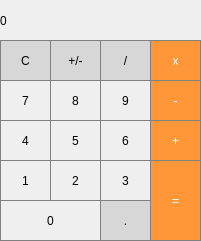
<?xml version="1.0" encoding="UTF-8"?>
<ui version="4.0">
 <class>MainWindow</class>
 <widget class="QMainWindow" name="MainWindow">
  <property name="geometry">
   <rect>
    <x>0</x>
    <y>0</y>
    <width>201</width>
    <height>241</height>
   </rect>
  </property>
  <property name="windowTitle">
   <string>MainWindow</string>
  </property>
  <widget class="QWidget" name="centralWidget">
   <widget class="QLabel" name="label">
    <property name="geometry">
     <rect>
      <x>0</x>
      <y>0</y>
      <width>201</width>
      <height>41</height>
     </rect>
    </property>
    <property name="styleSheet">
     <string notr="true">/* Wynik*/

QLabel {
  qproperty-alignment: 'AlignVCenter | AlignRight';
  border: 1px solid gray;
}

background-color : white;

/* Wynik koniec*/</string>
    </property>
    <property name="text">
     <string>0</string>
    </property>
   </widget>
   <widget class="QPushButton" name="pushButton_czysc">
    <property name="geometry">
     <rect>
      <x>0</x>
      <y>40</y>
      <width>51</width>
      <height>41</height>
     </rect>
    </property>
    <property name="styleSheet">
     <string notr="true">/* (Clear,+/-,%,. buttons) Unary Operations Buttons Stylesheet */

QPushButton {
  background-color: rgb(215, 215, 215);
  border: 1px solid gray;
}
QPushButton:pressed {
    background-color: qlineargradient(x1: 0, y1: 0, x2: 0, y2: 1,
                                      stop: 0 #BEBEBE, stop: 1 #D7D7D7);
}
/* End Unary Operations Buttons Stylesheet */</string>
    </property>
    <property name="text">
     <string>C</string>
    </property>
   </widget>
   <widget class="QPushButton" name="pushButton_znak">
    <property name="geometry">
     <rect>
      <x>50</x>
      <y>40</y>
      <width>51</width>
      <height>41</height>
     </rect>
    </property>
    <property name="styleSheet">
     <string notr="true">/* (Clear,+/-,%,. buttons) Unary Operations Buttons Stylesheet */

QPushButton {
  background-color: rgb(215, 215, 215);
  border: 1px solid gray;
}
QPushButton:pressed {
    background-color: qlineargradient(x1: 0, y1: 0, x2: 0, y2: 1,
                                      stop: 0 #BEBEBE, stop: 1 #D7D7D7);
}
/* End Unary Operations Buttons Stylesheet */</string>
    </property>
    <property name="text">
     <string>+/-</string>
    </property>
   </widget>
   <widget class="QPushButton" name="pushButton_razy">
    <property name="geometry">
     <rect>
      <x>150</x>
      <y>40</y>
      <width>51</width>
      <height>41</height>
     </rect>
    </property>
    <property name="styleSheet">
     <string notr="true">/*Apple style */
QPushButton {
  background-color: rgb(255, 151, 57);
  color: white; 
  border: 1px solid gray;
}

QPushButton:pressed {
    background-color: qlineargradient(x1: 0, y1: 0, x2: 0, y2: 1,
                                      stop: 0 #FF7832, stop: 1 #FF9739);
}</string>
    </property>
    <property name="text">
     <string>x</string>
    </property>
   </widget>
   <widget class="QPushButton" name="pushButton_dziel">
    <property name="geometry">
     <rect>
      <x>100</x>
      <y>40</y>
      <width>51</width>
      <height>41</height>
     </rect>
    </property>
    <property name="styleSheet">
     <string notr="true">/* (Clear,+/-,%,. buttons) Unary Operations Buttons Stylesheet */

QPushButton {
  background-color: rgb(215, 215, 215);
  border: 1px solid gray;
}
QPushButton:pressed {
    background-color: qlineargradient(x1: 0, y1: 0, x2: 0, y2: 1,
                                      stop: 0 #BEBEBE, stop: 1 #D7D7D7);
}
/* End Unary Operations Buttons Stylesheet */</string>
    </property>
    <property name="text">
     <string>/</string>
    </property>
   </widget>
   <widget class="QPushButton" name="pushButton_4">
    <property name="geometry">
     <rect>
      <x>0</x>
      <y>120</y>
      <width>51</width>
      <height>41</height>
     </rect>
    </property>
    <property name="styleSheet">
     <string notr="true">/* Guziki 0-9  */
QPushButton {
   border: 1px solid gray;
}
QPushButton:pressed {
    background-color: qlineargradient(x1: 0, y1: 0, x2: 0, y2: 1,
                                      stop: 0 #dadbde, stop: 1 #f6f7fa);
}

/*Guziki 0-9  Koniec */</string>
    </property>
    <property name="text">
     <string>4</string>
    </property>
   </widget>
   <widget class="QPushButton" name="pushButton_5">
    <property name="geometry">
     <rect>
      <x>50</x>
      <y>120</y>
      <width>51</width>
      <height>41</height>
     </rect>
    </property>
    <property name="styleSheet">
     <string notr="true">/* Guziki 0-9  */
QPushButton {
   border: 1px solid gray;
}
QPushButton:pressed {
    background-color: qlineargradient(x1: 0, y1: 0, x2: 0, y2: 1,
                                      stop: 0 #dadbde, stop: 1 #f6f7fa);
}

/*Guziki 0-9  Koniec */</string>
    </property>
    <property name="text">
     <string>5</string>
    </property>
   </widget>
   <widget class="QPushButton" name="pushButton_6">
    <property name="geometry">
     <rect>
      <x>100</x>
      <y>120</y>
      <width>51</width>
      <height>41</height>
     </rect>
    </property>
    <property name="styleSheet">
     <string notr="true">/* Guziki 0-9  */
QPushButton {
   border: 1px solid gray;
}
QPushButton:pressed {
    background-color: qlineargradient(x1: 0, y1: 0, x2: 0, y2: 1,
                                      stop: 0 #dadbde, stop: 1 #f6f7fa);
}

/*Guziki 0-9  Koniec */</string>
    </property>
    <property name="text">
     <string>6</string>
    </property>
   </widget>
   <widget class="QPushButton" name="pushButton_rownosc">
    <property name="geometry">
     <rect>
      <x>150</x>
      <y>160</y>
      <width>51</width>
      <height>81</height>
     </rect>
    </property>
    <property name="styleSheet">
     <string notr="true">/*Apple style */
QPushButton {
  background-color: rgb(255, 151, 57);
  color: white; 
  border: 1px solid gray;
}

QPushButton:pressed {
    background-color: qlineargradient(x1: 0, y1: 0, x2: 0, y2: 1,
                                      stop: 0 #FF7832, stop: 1 #FF9739);
}</string>
    </property>
    <property name="text">
     <string>=</string>
    </property>
   </widget>
   <widget class="QPushButton" name="pushButton_0">
    <property name="geometry">
     <rect>
      <x>0</x>
      <y>200</y>
      <width>101</width>
      <height>41</height>
     </rect>
    </property>
    <property name="styleSheet">
     <string notr="true">/* Guziki 0-9  */
QPushButton {
   border: 1px solid gray;
}
QPushButton:pressed {
    background-color: qlineargradient(x1: 0, y1: 0, x2: 0, y2: 1,
                                      stop: 0 #dadbde, stop: 1 #f6f7fa);
}

/*Guziki 0-9  Koniec */</string>
    </property>
    <property name="text">
     <string>0</string>
    </property>
   </widget>
   <widget class="QPushButton" name="pushButton_przecinek">
    <property name="geometry">
     <rect>
      <x>100</x>
      <y>200</y>
      <width>51</width>
      <height>41</height>
     </rect>
    </property>
    <property name="styleSheet">
     <string notr="true">/* (Clear,+/-,%,. buttons) Unary Operations Buttons Stylesheet */

QPushButton {
  background-color: rgb(215, 215, 215);
  border: 1px solid gray;
}
QPushButton:pressed {
    background-color: qlineargradient(x1: 0, y1: 0, x2: 0, y2: 1,
                                      stop: 0 #BEBEBE, stop: 1 #D7D7D7);
}
/* End Unary Operations Buttons Stylesheet */</string>
    </property>
    <property name="text">
     <string>.</string>
    </property>
   </widget>
   <widget class="QPushButton" name="pushButton_minus">
    <property name="geometry">
     <rect>
      <x>150</x>
      <y>80</y>
      <width>51</width>
      <height>41</height>
     </rect>
    </property>
    <property name="styleSheet">
     <string notr="true">/*Apple style */
QPushButton {
  background-color: rgb(255, 151, 57);
  color: white; 
  border: 1px solid gray;
}

QPushButton:pressed {
    background-color: qlineargradient(x1: 0, y1: 0, x2: 0, y2: 1,
                                      stop: 0 #FF7832, stop: 1 #FF9739);
}</string>
    </property>
    <property name="text">
     <string>-</string>
    </property>
   </widget>
   <widget class="QPushButton" name="pushButton_7">
    <property name="geometry">
     <rect>
      <x>0</x>
      <y>80</y>
      <width>51</width>
      <height>41</height>
     </rect>
    </property>
    <property name="styleSheet">
     <string notr="true">/* Guziki 0-9  */
QPushButton {
   border: 1px solid gray;
}
QPushButton:pressed {
    background-color: qlineargradient(x1: 0, y1: 0, x2: 0, y2: 1,
                                      stop: 0 #dadbde, stop: 1 #f6f7fa);
}

/*Guziki 0-9  Koniec */</string>
    </property>
    <property name="text">
     <string>7</string>
    </property>
   </widget>
   <widget class="QPushButton" name="pushButton_8">
    <property name="geometry">
     <rect>
      <x>50</x>
      <y>80</y>
      <width>51</width>
      <height>41</height>
     </rect>
    </property>
    <property name="styleSheet">
     <string notr="true">/* Guziki 0-9  */
QPushButton {
   border: 1px solid gray;
}
QPushButton:pressed {
    background-color: qlineargradient(x1: 0, y1: 0, x2: 0, y2: 1,
                                      stop: 0 #dadbde, stop: 1 #f6f7fa);
}

/*Guziki 0-9  Koniec */</string>
    </property>
    <property name="text">
     <string>8</string>
    </property>
   </widget>
   <widget class="QPushButton" name="pushButton_9">
    <property name="geometry">
     <rect>
      <x>100</x>
      <y>80</y>
      <width>51</width>
      <height>41</height>
     </rect>
    </property>
    <property name="styleSheet">
     <string notr="true">/* Guziki 0-9  */
QPushButton {
   border: 1px solid gray;
}
QPushButton:pressed {
    background-color: qlineargradient(x1: 0, y1: 0, x2: 0, y2: 1,
                                      stop: 0 #dadbde, stop: 1 #f6f7fa);
}

/*Guziki 0-9  Koniec */</string>
    </property>
    <property name="text">
     <string>9</string>
    </property>
   </widget>
   <widget class="QPushButton" name="pushButton_3">
    <property name="geometry">
     <rect>
      <x>100</x>
      <y>160</y>
      <width>51</width>
      <height>41</height>
     </rect>
    </property>
    <property name="styleSheet">
     <string notr="true">/* Guziki 0-9  */
QPushButton {
   border: 1px solid gray;
}
QPushButton:pressed {
    background-color: qlineargradient(x1: 0, y1: 0, x2: 0, y2: 1,
                                      stop: 0 #dadbde, stop: 1 #f6f7fa);
}

/*Guziki 0-9  Koniec */</string>
    </property>
    <property name="text">
     <string>3</string>
    </property>
   </widget>
   <widget class="QPushButton" name="pushButton_1">
    <property name="geometry">
     <rect>
      <x>0</x>
      <y>160</y>
      <width>51</width>
      <height>41</height>
     </rect>
    </property>
    <property name="styleSheet">
     <string notr="true">/* Guziki 0-9  */
QPushButton {
   border: 1px solid gray;
}
QPushButton:pressed {
    background-color: qlineargradient(x1: 0, y1: 0, x2: 0, y2: 1,
                                      stop: 0 #dadbde, stop: 1 #f6f7fa);
}

/*Guziki 0-9  Koniec */</string>
    </property>
    <property name="text">
     <string>1</string>
    </property>
   </widget>
   <widget class="QPushButton" name="pushButton_2">
    <property name="geometry">
     <rect>
      <x>50</x>
      <y>160</y>
      <width>51</width>
      <height>41</height>
     </rect>
    </property>
    <property name="styleSheet">
     <string notr="true">/* Guziki 0-9  */
QPushButton {
   border: 1px solid gray;
}
QPushButton:pressed {
    background-color: qlineargradient(x1: 0, y1: 0, x2: 0, y2: 1,
                                      stop: 0 #dadbde, stop: 1 #f6f7fa);
}

/*Guziki 0-9  Koniec */</string>
    </property>
    <property name="text">
     <string>2</string>
    </property>
   </widget>
   <widget class="QPushButton" name="pushButton_plus">
    <property name="geometry">
     <rect>
      <x>150</x>
      <y>120</y>
      <width>51</width>
      <height>41</height>
     </rect>
    </property>
    <property name="styleSheet">
     <string notr="true">/*Apple style */
QPushButton {
  background-color: rgb(255, 151, 57);
  color: white; 
  border: 1px solid gray;
}

QPushButton:pressed {
    background-color: qlineargradient(x1: 0, y1: 0, x2: 0, y2: 1,
                                      stop: 0 #FF7832, stop: 1 #FF9739);
}</string>
    </property>
    <property name="text">
     <string>+</string>
    </property>
   </widget>
  </widget>
 </widget>
 <layoutdefault spacing="6" margin="11"/>
 <resources/>
 <connections/>
</ui>
